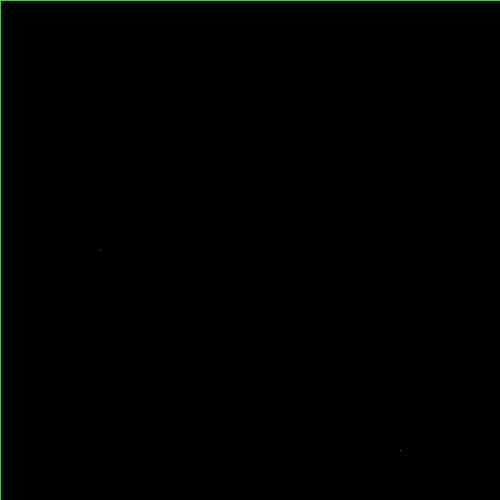
Frame 1 (no input)
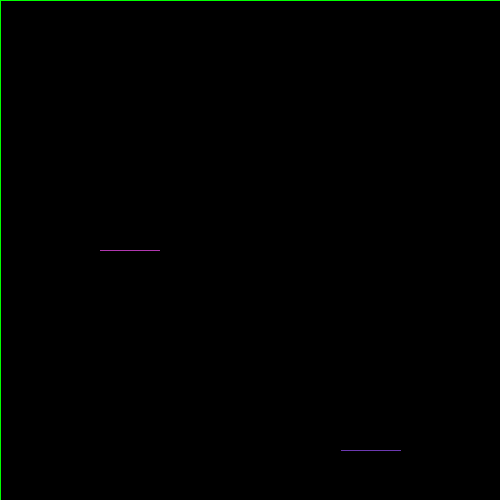
Frame 60 (the mouse pressed at the canvas centre just before this capture)
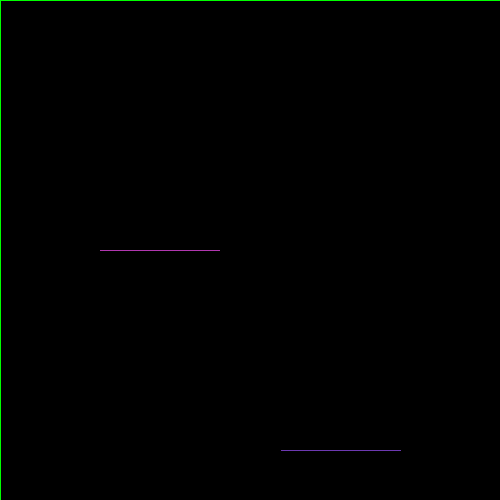
Frame 120 (the mouse held since frame 60 and released just before this capture)

The Processing sketch that drew these frames (run headless with seeded random() and noise(); from frame 60 on, the mouse is pressed at the canvas centre):

// Processing sketch: processing_77830
// ── processing_77830.pde

//Dan-Tran Cong-Huyen, Tron, CP1 16/17
/* @pjs globalKeyEvents="true"; */
int x = 100;
int y = 250;
int direction = RIGHT;
int compX = 400;
int compY = 450;
int compDir = LEFT;
void setup()
{
  size(500, 500);
  background(0);
  fill(0);
  stroke(0,255,0);
  rect(0,0,500,500);
}
void draw()
{ 
  if (get(x, y) != color(0, 0, 0))
  {
    fill(255);
    textAlign(CENTER);
    text("GAME OVER, COMPUTER WINS",250,250);
  }
  else if (get(compX, compY) != color(0, 0, 0))
  {
    fill(255);
    textAlign(CENTER);
    text("GAME OVER, HUMAN WINS",250,250);
  }
  else
  {
    human();
    computer();
  }
}
void human()
{
  stroke(250, 78, 247);
  point(x, y);
  if (direction == RIGHT)
  {
    x++;
  }
  else if (direction == LEFT)
  {
    x--;
  }
  else if (direction == UP)
  {
    y--;
  }
  else if (direction == DOWN)
  {
    y++;
  }
}
void keyPressed()
{
  if (key == 'a')
  {
    direction = LEFT;
  }
  else if (key == 'd')
  {
    direction = RIGHT;
  }
  else if (key == 'w')
  {
    direction = UP;
  }
  else if (key == 's')
  {
    direction = DOWN;
  }
}
void computer()
{
  stroke(153,81,250);
  point(compX, compY);
  if (compDir == LEFT)
  {
    compX--;
    if (get(compX-1, compY) != color(0, 0, 0))
    {
      compDir = UP;
    }
  }
  else if (compDir == RIGHT)
  {
    compX++;
    if (get(compX+1, compY) != color(0, 0, 0))
    {
      compDir = DOWN;
    }
  }
  else if (compDir == DOWN)
  {
    compY++;
    if (get(compX, compY+1) != color(0, 0, 0))
    {
      compDir = LEFT;
    }
  }
  else if (compDir == UP)
  {
    compY--;
    if (get(compX, compY-1) != color(0, 0, 0))
    {
      compDir = RIGHT;
    }
  }
}
